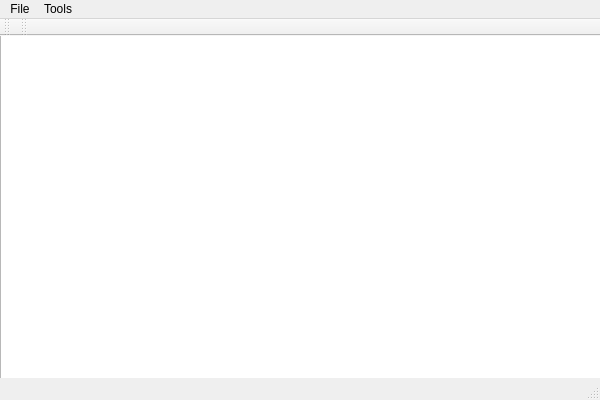
<?xml version="1.0" encoding="UTF-8"?>
<ui version="4.0">
 <class>MainWindow</class>
 <widget class="QMainWindow" name="MainWindow">
  <property name="geometry">
   <rect>
    <x>0</x>
    <y>0</y>
    <width>600</width>
    <height>400</height>
   </rect>
  </property>
  <property name="windowTitle">
   <string>MainWindow</string>
  </property>
  <widget class="QWidget" name="centralWidget">
   <widget class="QTextEdit" name="centralLog">
    <property name="geometry">
     <rect>
      <x>0</x>
      <y>-7</y>
      <width>611</width>
      <height>361</height>
     </rect>
    </property>
    <property name="readOnly">
     <bool>true</bool>
    </property>
   </widget>
  </widget>
  <widget class="QMenuBar" name="menuBar">
   <property name="geometry">
    <rect>
     <x>0</x>
     <y>0</y>
     <width>600</width>
     <height>23</height>
    </rect>
   </property>
   <widget class="QMenu" name="menuFile">
    <property name="title">
     <string>File</string>
    </property>
    <addaction name="actionOpen"/>
    <addaction name="actionSave"/>
    <addaction name="actionRevert"/>
   </widget>
   <widget class="QMenu" name="menuTools">
    <property name="title">
     <string>Tools</string>
    </property>
    <addaction name="actionCalculator"/>
   </widget>
   <addaction name="menuFile"/>
   <addaction name="menuTools"/>
  </widget>
  <widget class="QToolBar" name="mainToolBar">
   <attribute name="toolBarArea">
    <enum>TopToolBarArea</enum>
   </attribute>
   <attribute name="toolBarBreak">
    <bool>false</bool>
   </attribute>
  </widget>
  <widget class="QStatusBar" name="statusBar"/>
  <widget class="QToolBar" name="toolBar">
   <property name="windowTitle">
    <string>toolBar</string>
   </property>
   <attribute name="toolBarArea">
    <enum>TopToolBarArea</enum>
   </attribute>
   <attribute name="toolBarBreak">
    <bool>false</bool>
   </attribute>
  </widget>
  <action name="actionOpen">
   <property name="text">
    <string>Open</string>
   </property>
  </action>
  <action name="actionSave">
   <property name="text">
    <string>Save</string>
   </property>
  </action>
  <action name="actionRevert">
   <property name="text">
    <string>Revert</string>
   </property>
  </action>
  <action name="actionCalculator">
   <property name="checkable">
    <bool>true</bool>
   </property>
   <property name="text">
    <string>Calculator</string>
   </property>
  </action>
 </widget>
 <layoutdefault spacing="6" margin="11"/>
 <resources/>
 <connections/>
</ui>
